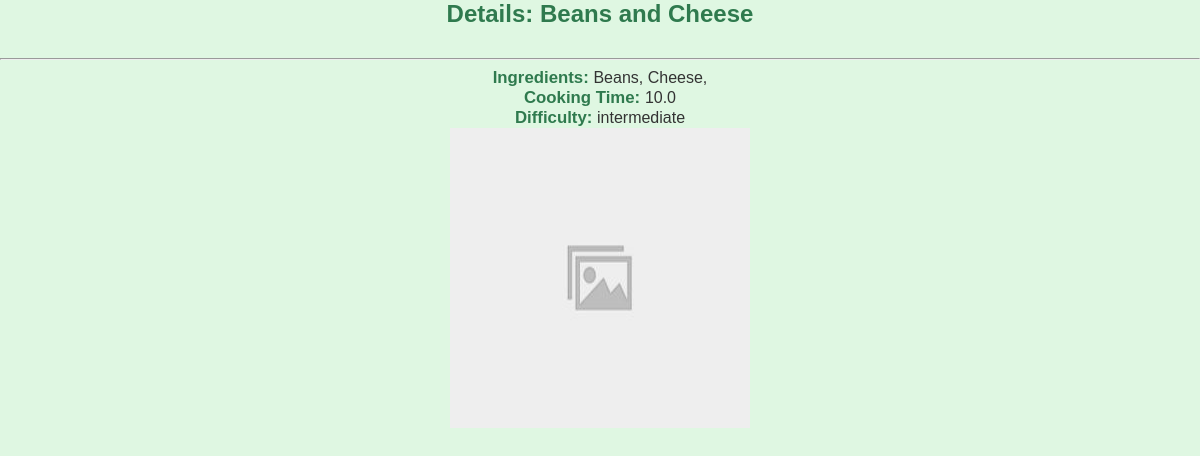
Page /recipes/list/9 (signed in) on the committed database.
### recipes/models.py (models this page shows, shortened)
class Recipe(models.Model):
  name = models.CharField(max_length=120)
  ingredients = models.ManyToManyField(Ingredient)
  cooking_time = models.FloatField(
    help_text='in minutes',
    verbose_name = 'cooking_time'
  )
  difficulty = models.CharField(
    max_length=12,
    choices=difficulty_choices,
    default='intermediate'
  )
  pic = models.ImageField(upload_to='recipes', default='no_picture.jpg')

### ingredients/models.py (models this page shows, shortened)
class Ingredient(models.Model):
  name = models.CharField(max_length=120)

### recipes/views.py (the view)
# urls.py: path('list/<pk>', RecipeDetailView.as_view(), name='detail'),
class RecipeDetailView(LoginRequiredMixin, DetailView):
  model = Recipe
  template_name = 'recipes/recipes_detail.html'

### recipes/templates/recipes/recipes_detail.html (shortened to what this page needs)
<h2>Details: {{object.name}}</h2>
<hr>
<b>Ingredients: </b>
    {% for ingredient in object.ingredients.all %}
        {{ingredient.name}},
    {% empty %}
        <li>No ingredients listed</li>
    {% endfor %}
<b>Cooking Time: </b> {{object.cooking_time}} <br>
<b>Difficulty: </b> {{object.difficulty}} <br>
<img src="{{object.pic.url}}" width="300" height="300" />

### recipes/templates/recipes/recipes_detail.html (style rules this page uses)
h2 { color: #2f7a4e; text-align: center; margin-bottom: 30px; }
b { color: #2f7a4e; }
p, b { font-size: 1.05rem; margin: 10px 0; }

### rows in the picture
Recipe: name "Beans and Cheese", cooking_time "10.0", difficulty "intermediate", pic (placeholder picture)
Ingredient: name "Beans"
Ingredient: name "Cheese"
